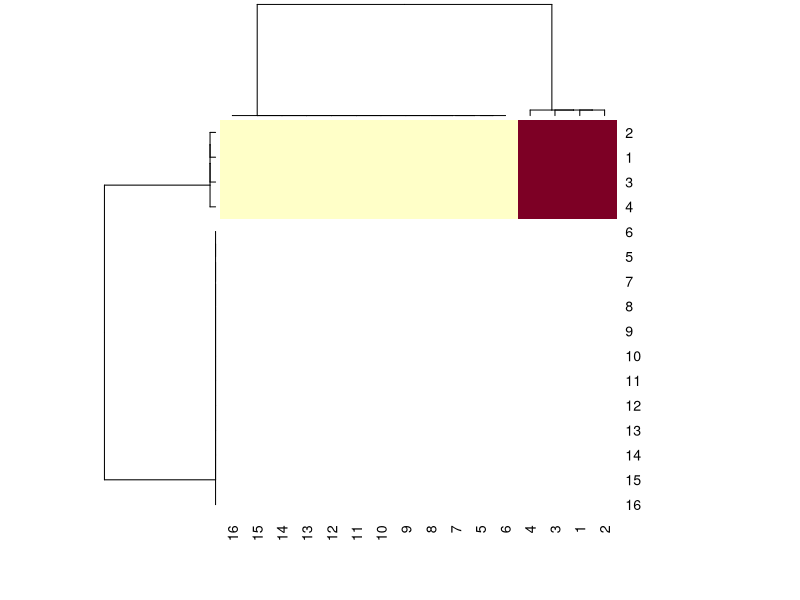

The R script that drew this image:
# Rastgele zaman verileri oluşturma
set.seed(123) # Rastgelelik için seed belirleme
zaman <- as.Date(seq(as.Date("2000-01-01"), as.Date("2024-12-31"), by = "day"), origin = "1970-01-01") # 2000-2024 arası rastgele zamanlar oluşturma
zaman <- sample(zaman, 100, replace = TRUE) # 100 adet rastgele zaman seçme

# Rastgele bölge verileri oluşturma
bölge <- sample(c("Bölge 1", "Bölge 2", "Bölge 3", "Bölge 4"), 1000, replace = TRUE)

# Verileri bir veri çerçevesine dönüştürme
deprem_verileri <- data.frame(Zaman = zaman, Bölge = bölge)

# Veri çerçevesini yazdırma
print(deprem_verileri)

# Zamanı küçükten büyüğe sıralama
deprem_verileri <- deprem_verileri[order(deprem_verileri$Zaman), ]

# tidyverse kütüphanesi
library(tidyverse)

# Yıl, ay ve gün olarak ayıralım
deprem_verileri <- deprem_verileri %>%
  separate(Zaman, into = c("Yıl", "Ay", "Gün"), sep = "-")

# Yıl, ay ve gün bilgilerini sayısal değere dönüştürme
deprem_verileri$Yıl <- as.numeric(deprem_verileri$Yıl)
deprem_verileri$Ay <- as.numeric(deprem_verileri$Ay)
deprem_verileri$Gün <- as.numeric(deprem_verileri$Gün)

# Sürekli zaman dönüşümü
deprem_verileri$Zaman_surekli <- deprem_verileri$Yıl + ((deprem_verileri$Ay - 1) * 30 + deprem_verileri$Gün) / 365

# DepremDf oluşturma
DepremDf <- deprem_verileri[, c("Bölge", "Zaman_surekli")]

# row.names sütununu kaldırma
rownames(DepremDf) <- NULL

# StepSize değişkenini belirleme
StepSize <- 0.1

# Fonksiyon tanımlama
deprem_analizi <- function(deprem_verileri) {
  adim_sayisi <- floor(365 * StepSize / 2)  # Adım sayısını hesaplama
  matris <- matrix(0, nrow = 16, ncol = 16)  # Boş bir 16x16 matris oluşturma
  for (i in seq(adim_sayisi, nrow(deprem_verileri), by = adim_sayisi)) {  # Belirlenen adımlarla döngü oluşturma
    zaman <- deprem_verileri$Zaman_surekli[i]  # Mevcut zamanı alıyoruz
    deprem_bolgeleri <- unique(deprem_verileri$Bölge[deprem_verileri$Zaman_surekli >= zaman - StepSize & deprem_verileri$Zaman_surekli < zaman])  # Belirli bir zaman aralığındaki benzersiz bölgeleri alıyoruz
    durumlar <- match(deprem_bolgeleri, paste0("Bölge ", 1:4))  # Bölge etiketlerini sayısal değerlere dönüştürüyoruz
    matris[durumlar, durumlar] <- matris[durumlar, durumlar] + 1  # Matrisi güncelliyoruz
  }
  return(matris)  # Son matrisi döndürme
}

# Fonksiyonu kullanarak matrisi oluşturma
matris <- deprem_analizi(DepremDf)

# Başlık ekleyelim
cat("Deprem Analizi Matrisi:\n")

# Matrisi yazdırma
print(matris)


# Isı haritası oluşturma
heatmap(matris)


